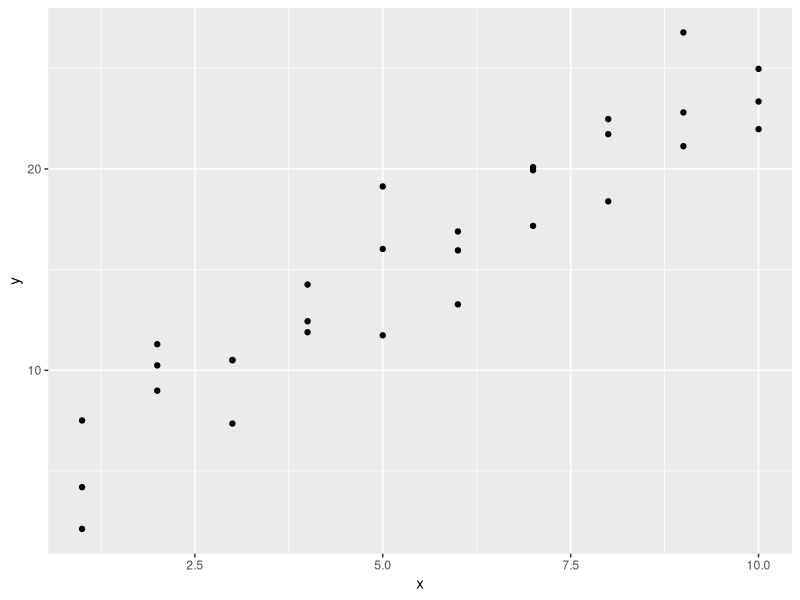
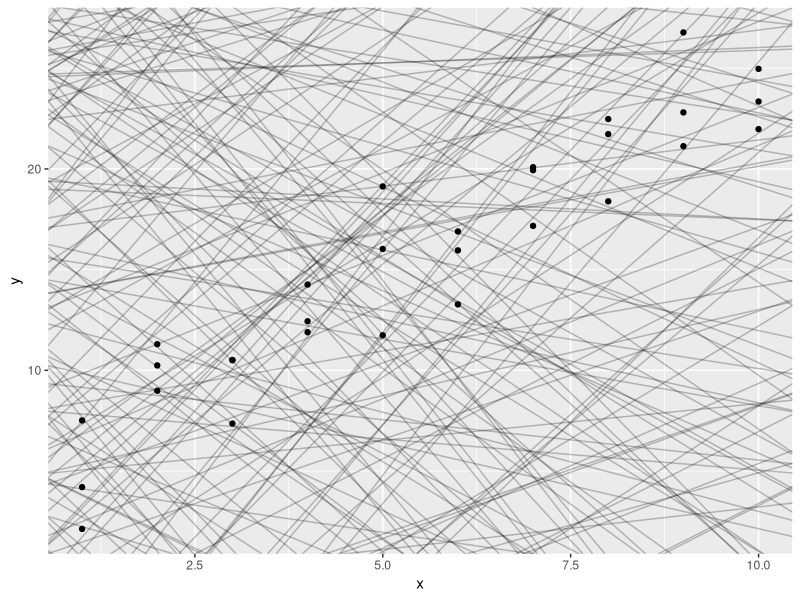
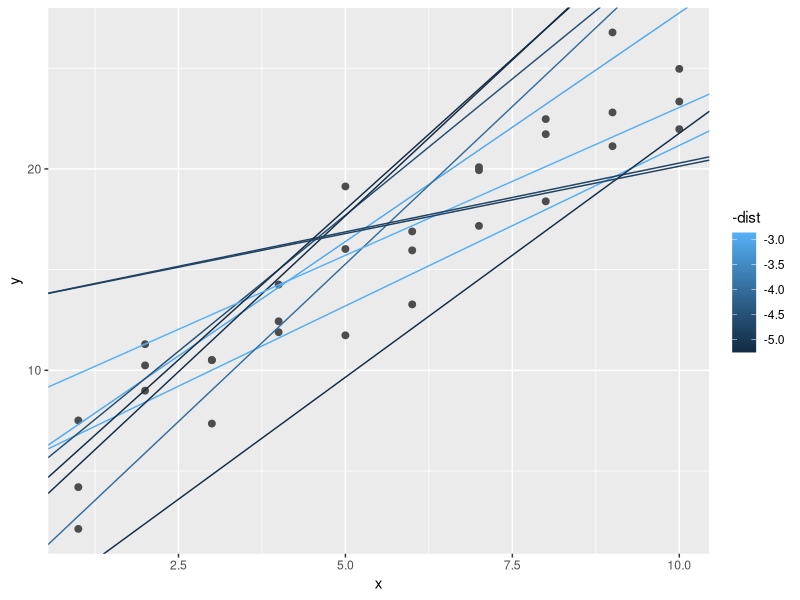

Write R code to recreate these figures, in order. (Note: this script raises an error after producing the figures.)
## ---- chunk 1
library(tidyverse)

library(modelr)
options(na.action = na.warn)
## ---- chunk 2
ggplot(sim1, aes(x, y)) + geom_point()
## ---- chunk 3
models <- tibble(
  a1 = runif(250, -20, 40),
  a2 = runif(250, -5 ,5)
)

ggplot(sim1, aes(x, y)) + geom_abline(aes(intercept = a1, slope = a2), data = models, alpha = 1/4) + geom_point()
## alpha controls the transparency of generated lines
## ---- chunk 4
model1 <- function(a, data){
  a[1] + data$x * a[2]
}
model1(c(7, 1.5), sim1)


## ---- chunk 5
measure_distance <- function(mod, data){
  diff <- data$y - model1(mod, data)
  sqrt(mean(diff^2))
}

measure_distance(c(7, 1.5), sim1)
## ---- chunk 6
cal_dist <- function(a1, a2){
  measure_distance(c(a1, a2), sim1)
}  
models <- models %>%
  mutate(dist = purrr::map2_dbl(a1, a2, cal_dist))

models

## ---- chunk 7
ggplot(sim1, aes(x, y)) + geom_point(size = 2, colour = 'grey30') +
  geom_abline(
    aes(intercept = a1, slope = a2, colour = -dist),
    data = filter(models, rank(dist) <= 10)
  )
## ---- chunk 8
grid <- expand.grid(
  a1 = seq(-5, 20, length=25),
  a2 = seq(1, 3, length = 25)
)%>%
  mutate(dist = purrr::map2_dbl(a1, a2, sim1_dist))

grid %>% 
  ggplot(aes(a1, a2)) +
  geom_point(data = filter(grid, rank(dist) <= 10), size = 4, colour = "red") +
  geom_point(aes(colour = -dist)) 
## ---- chunk 9
ggplot(sim1, aes(x, y)) + 
  geom_point(size = 2, colour = "grey30") + 
  geom_abline(
    aes(intercept = a1, slope = a2, colour = -dist), 
    data = filter(grid, rank(dist) <= 10)
  )
## ---- chunk 10
best <- optim(c(0, 0), measure_distance, data=sim1)
best$par

ggplot(sim1, aes(x, y)) + 
  geom_point(size = 2, colour = "grey30") + 
  geom_abline(intercept = best$par[1], slope = best$par[2])
## ---- chunk 11
linear_mod <- lm(y ~ x, data=sim1)
coef(linear_mod)
## ---- chunk 12
grid <- sim1 %>%
  data_grid(x)

grid
## ---- chunk 13
grid <- grid %>%
  add_predictions(linear_mod)

grid
## ---- chunk 14
ggplot(sim1, aes(x)) +
  geom_point(aes(y = y)) +
  geom_line(aes(y = pred), data = grid, colour = "red", size = 1)
## ---- chunk 15
sim1 <- sim1 %>%
  add_residuals(linear_mod)

sim1 

## ---- chunk 16
df <- tribble(
  ~y, ~x1, ~x2,
  4, 2, 5,
  5, 1, 6
)

model_matrix(df, y ~ x1)
## ---- chunk 17
model_matrix(df, y ~ x1 - 1)
## ---- chunk 18
df <- tribble(
  ~ sex, ~ response,
  "male", 1,
  "female", 2,
  "male", 1
)
model_matrix(df, response ~ sex)
## ---- chunk 19
ggplot(sim2) + geom_point(aes(x, y))
## ---- chunk 20
cat_mod <- lm(y ~ x, data=sim2)

grid <- sim2 %>%
  data_grid(x) %>%
  add_predictions(cat_mod)

grid
## ---- chunk 21
ggplot(sim2, aes(x)) + 
  geom_point(aes(y = y)) +
  geom_point(data = grid, aes(y = pred), colour = "red", size = 4)
## ---- chunk 22
ggplot(sim3, aes(x1, y)) + 
  geom_point(aes(colour = x2))
## ---- chunk 23
mod1 <- lm(y ~ x1 + x2, data = sim3)
mod2 <- lm(y ~ x1 * x2, data = sim3)
## ---- chunk 24
grid <- sim3 %>%
  data_grid(x1, x2) %>%
  gather_predictions(mod1, mod2)

grid
## ---- chunk 25
ggplot(sim3, aes(x1, y, colour = x2)) + 
  geom_point() +
  geom_line(data=grid, aes(y=pred)) +
  facet_wrap(~model)
## ---- chunk 26
sim3 <- sim3 %>% 
  gather_residuals(mod1, mod2)

ggplot(sim3, aes(x1, resid, colour = x2)) + 
  geom_point() + 
  facet_grid(model ~ x2)
## ---- chunk 27
mod1 <- lm(y~ x1 + x2, data = sim4)
mod2 <- lm(y ~ x1 * x2, data = sim4)

grid <- sim4 %>%
  data_grid(
    x1 = seq_range(x1, 5),
    x2 = seq_range(x2, 5)
  )%>%
  gather_predictions(mod1, mod2)
grid
## ---- chunk 28
ggplot(grid, aes(x1, x2)) + 
  geom_tile(aes(fill = pred)) + 
  facet_wrap(~ model)
## ---- chunk 29
ggplot(grid, aes(x1, pred, colour = x2, group = x2)) + 
  geom_line() +
  facet_wrap(~ model)

ggplot(grid, aes(x2, pred, colour = x1, group = x1)) + 
  geom_line() +
  facet_wrap(~ model)
## ---- chunk 30
library(splines)

df <- tribble(
  ~y, ~x,
   1,  1,
   2,  2, 
   3,  3
)
model_matrix(df, y ~ ns(x, 2))

## ---- chunk 31
sim5 <- tibble(
  x = seq(0, 3.5 * pi, length = 50),
  y = 4 * sin(x) + rnorm(length(x))
)

ggplot(sim5, aes(x, y)) +
  geom_point()
## ---- chunk 32
mod1 <- lm(y ~ ns(x, 1), data = sim5)
mod2 <- lm(y ~ ns(x, 2), data = sim5)
mod3 <- lm(y ~ ns(x, 3), data = sim5)
mod4 <- lm(y ~ ns(x, 4), data = sim5)
mod5 <- lm(y ~ ns(x, 5), data = sim5)

grid <- sim5 %>% 
  data_grid(x = seq_range(x, n = 50, expand = 0.1)) %>% 
  gather_predictions(mod1, mod2, mod3, mod4, mod5, .pred = "y")

ggplot(sim5, aes(x, y)) + 
  geom_point() +
  geom_line(data = grid, colour = "red") +
  facet_wrap(~ model)
## ---- chunk 33
df <- tribble(
  ~x, ~y,
  1, 2.2,
  2, NA,
  3, 3.5,
  4, 8.3,
  NA, 10
)

mod <- lm(y ~ x, data = df)
## ---- chunk 34
mod <- lm(y ~ x, data = df, na.action = na.exclude)
